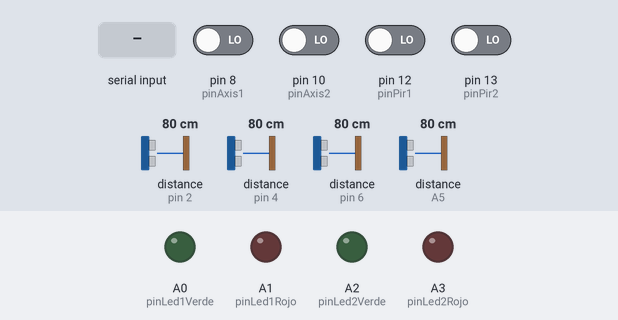
This sketch was run on a simulated Arduino Uno, built with avr-gcc and run on an emulated ATmega328P. Shown: output pins drawn as LEDs (lit = HIGH). The test bench sets the inputs (shaded band); at power-on: pin 8 (pinAxis1), pin 10 (pinAxis2), pin 12 (pinPir1), pin 13 (pinPir2) LOW, distance to the obstacle (sensors on pin 2, pin 4, pin 6, A5) 80 cm. The echo pulse lasts 58.3 µs per cm; what the sketch prints to the serial monitor is not drawn.

Above: at 1.2 s.
1.3 s: "0" received over Serial
At 3.0 s:
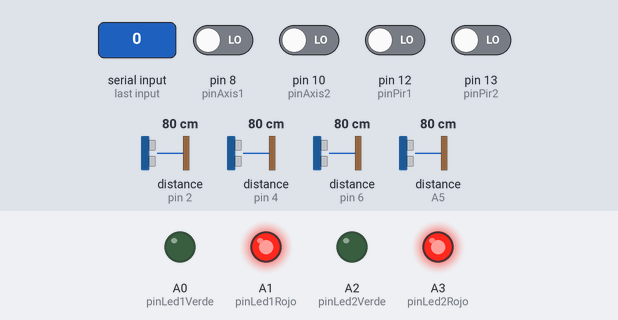
4.3 s: "1" received over Serial
At 6.0 s:
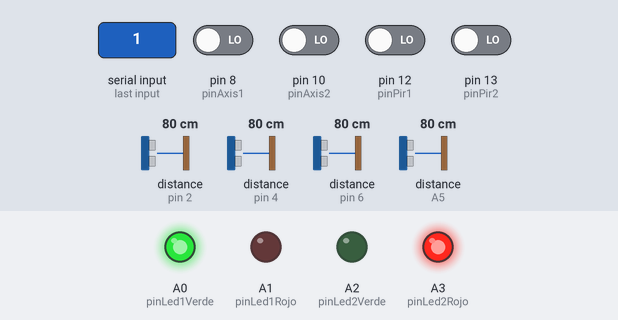
7.3 s: "2" received over Serial
At 8.9 s:
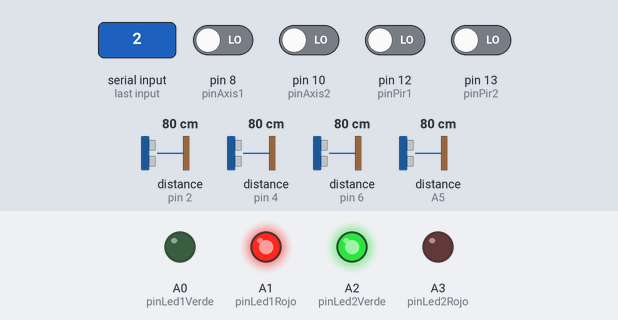
10.3 s: "3" received over Serial
At 12.0 s:
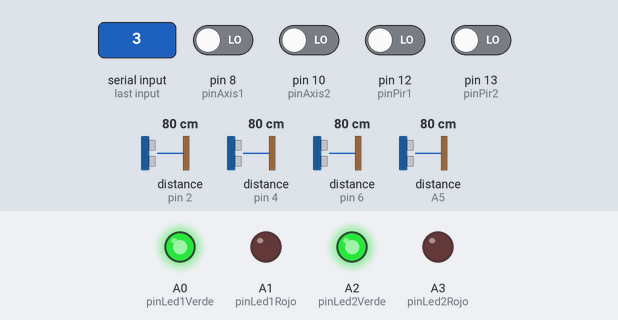
Timing chart, 0 to 13.8 s (numbered marks = the images above; inputs shaded):
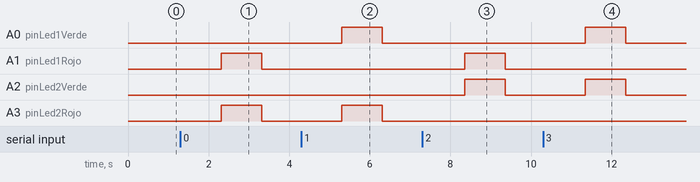

Measured:
- after the input at 1.3 s, A1 (pinLed1Rojo), A3 (pinLed2Rojo): LOW → HIGH after 1.0 s, → LOW 1.0 s later
- after the input at 4.3 s, A0 (pinLed1Verde), A3 (pinLed2Rojo): LOW → HIGH after 1.0 s, → LOW 1.0 s later
- after the input at 7.3 s, A1 (pinLed1Rojo), A2 (pinLed2Verde): LOW → HIGH after 1.1 s, → LOW 1.0 s later
- after the input at 10.3 s, A0 (pinLed1Verde), A2 (pinLed2Verde): LOW → HIGH after 1.0 s, → LOW 1.0 s later

The sketch:

arduino.ino
```cpp
/**
 * Pines
 */

int pinLed1Verde = A0;
int pinLed1Rojo = A1;
int pinLed2Verde = A2;
int pinLed2Rojo = A3;

int pinPir1 = 12;
int pinPir2 = 13;

int pinAxis1 = 8;
int pinAxis2 = 10;

int pinUltrasonic1DerechaEcho = 4;
int pinUltrasonic1DerechaTrig = 5;
int pinUltrasonic1IzquierdaEcho = 6;
int pinUltrasonic1IzquierdaTrig = 7;
int pinUltrasonic2DerechaEcho = A5;
int pinUltrasonic2DerechaTrig = A4;
int pinUltrasonic2IzquierdaEcho = 2;
int pinUltrasonic2IzquierdaTrig = 3;

/**
 * Communication
 */

void setupCommunication() {
	Serial.begin(9600);
}

void readSerial() {
	if (Serial.available() > 0) {
		String result = Serial.readString();

		if (result.equals("0")) {
			showGameResult(0);
		} else if (result.equals("1")) {
			showGameResult(1);
		} else if (result.equals("2")) {
			showGameResult(2);
		} else if (result.equals("3")) {
			showGameResult(3);
		}

		delay(1000);
		showGameResult(4);
	}
}

void communicate() {
	Serial.print(getAxis1Val());
	Serial.print(",");
	Serial.print(getAxis2Val());
	Serial.print(",");
	Serial.print(isPir1Active());
	Serial.print(",");
	Serial.print(isPir2Active());
	Serial.print(",");
	Serial.print(isUltrasonicOn(11));
	Serial.print(",");
	Serial.print(isUltrasonicOn(12));
	Serial.print(",");
	Serial.print(isUltrasonicOn(21));
	Serial.print(",");
	Serial.print(isUltrasonicOn(22));
	Serial.println(",");

	readSerial();
}

/**
 * Leds
 */

void initLeds() {
	pinMode(pinLed1Verde, OUTPUT); // Player 1 Verde
	pinMode(pinLed1Rojo, OUTPUT); // Player 1 Rojo
    pinMode(pinLed2Verde, OUTPUT); // Player 2 Verde
	pinMode(pinLed2Rojo, OUTPUT); // Player 2 Rojo
}

void showGameResult(int gameResult) {
	if (gameResult == 0) {
		digitalWrite(pinLed1Verde, LOW);
		digitalWrite(pinLed1Rojo, HIGH);
		digitalWrite(pinLed2Verde, LOW);
		digitalWrite(pinLed2Rojo, HIGH);
	}
	if (gameResult == 1) {
		digitalWrite(pinLed1Verde, HIGH);
		digitalWrite(pinLed1Rojo, LOW);
		digitalWrite(pinLed2Verde, LOW);
		digitalWrite(pinLed2Rojo, HIGH);
	}
	if (gameResult == 2) {
		digitalWrite(pinLed1Verde, LOW);
		digitalWrite(pinLed1Rojo, HIGH);
		digitalWrite(pinLed2Verde, HIGH);
		digitalWrite(pinLed2Rojo, LOW);
	}
	if (gameResult == 3) {
		digitalWrite(pinLed1Verde, HIGH);
		digitalWrite(pinLed1Rojo, LOW);
		digitalWrite(pinLed2Verde, HIGH);
		digitalWrite(pinLed2Rojo, LOW);
	}
	if (gameResult == 4) {
		digitalWrite(pinLed1Verde, LOW);
		digitalWrite(pinLed1Rojo, LOW);
		digitalWrite(pinLed2Verde, LOW);
		digitalWrite(pinLed2Rojo, LOW);
	}
}

/**
 * Sensor PIR
 */

int waitingTime = 15;

void initPir() {
	pinMode(pinPir1, INPUT);
	digitalWrite(pinPir1, LOW);
    delay(waitingTime * 1000);
	pinMode(pinPir2, INPUT);
	digitalWrite(pinPir2, LOW);
	delay(waitingTime * 1000);
}

boolean isPir1Active() {
	return digitalRead(pinPir1) == HIGH;
}

boolean isPir2Active() {
	return digitalRead(pinPir2) == HIGH;
}

/**
 * Axis
 */

int getAxis1Val() {
	return digitalRead(pinAxis1);
}

int getAxis2Val() {
	return digitalRead(pinAxis2);
}


/**
 * Ultrasonic
 */

#include "Ultrasonic.h"

Ultrasonic ultrasonic11(pinUltrasonic1DerechaTrig, pinUltrasonic1DerechaEcho); // Player 1 Derecha
Ultrasonic ultrasonic12(pinUltrasonic1IzquierdaTrig, pinUltrasonic1IzquierdaEcho); // Player 1 Izq
Ultrasonic ultrasonic21(pinUltrasonic2DerechaTrig, pinUltrasonic2DerechaEcho); // Player 2 Derecha
Ultrasonic ultrasonic22(pinUltrasonic2IzquierdaTrig, pinUltrasonic2IzquierdaEcho); // Player 2 Izq

boolean isUltrasonicOn(int id) {
	if (id == 11) {
		return ultrasonic11.Ranging(CM) < 20;
	}
	if (id == 12) {
		return ultrasonic12.Ranging(CM) < 20;
	}
	if (id == 21) {
		return ultrasonic21.Ranging(CM) < 20;
	}
	if (id == 22) {
		return ultrasonic22.Ranging(CM) < 20;
	}
}

int getDistance(int id) {
    if (id == 11) {
		return ultrasonic11.Ranging(CM);
	}
	if (id == 12) {
		return ultrasonic12.Ranging(CM);
	}
	if (id == 21) {
		return ultrasonic21.Ranging(CM);
	}
	if (id == 22) {
		return ultrasonic22.Ranging(CM);
	}
}

/**
 * Main
 */

void setup() {
	initLeds();
        //initPir();
 	setupCommunication();
}

void loop() {
	communicate();
	delay(40);
}
```
